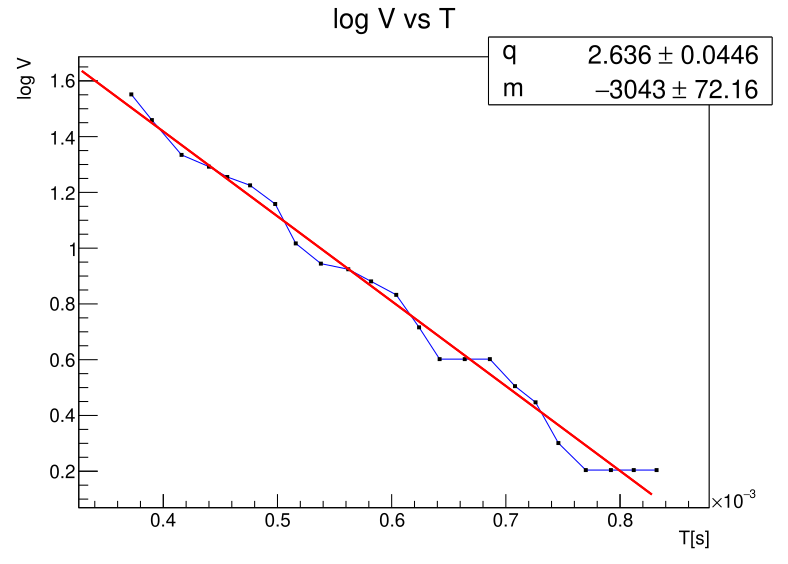

Source code (Python):
import ROOT
from ROOT import TLine
from array import array
import numpy as np
import pandas as pd

df = pd.read_excel("Esperienza_5.xlsx", sheet_name="Dati_1") #legge il file excel
df = df.dropna(subset=["T", "LOG (V)"]) #controlla solo le colonne V e I. Se una di queste contiene un valore mancante, elimina quella riga


t = array('d', df["T"].to_numpy(dtype=float))
V = array('d', df["LOG (V)"].to_numpy(dtype=float)) #df è il dataframe, "V" è il nome della colonna da leggere 


et = array('d', [0.0]*len(V))
eV = array('d', [0.0]*len(t))



c = ROOT.TCanvas("c", "V vs T", 800, 600)

g=ROOT.TGraphErrors(len(V), t, V, et, eV)

g.SetTitle("log V vs T; T[s]; log V") 
g.SetMarkerStyle(21) 
g.SetMarkerColor(ROOT.kBlack) 
g.SetLineColor(ROOT.kBlue)
g.SetMarkerSize(0.5)
g.SetLineWidth(1) 
g.Draw("APL")

gfit = ROOT.TF1("gfit", "pol1", 0, max(t))
gfit.SetParName(0, "q")
gfit.SetParName(1, "m")
gfit.SetLineColor(ROOT.kRed)
gfit.Draw("same")
fit_result = g.Fit(gfit, "S+", "", 0, max(t))
ROOT.gStyle.SetOptFit(11) 

m=gfit.GetParameter(1)
q=gfit.GetParameter(0)
em=gfit.GetParError(1)
eq=gfit.GetParError(0)

Γ= -2*m
eΓ= 2*em

R=216


L=(R/Γ)*1000
eL=(R/(Γ**2))*eΓ*1000

real_L=42
percentual_error= (abs(L - real_L)/real_L)*100

print(" il valore dell'induttanza è:")
print(f"L = ({L:.3f} ± {eL:.3f}) mH")
print(f"L'errore è del: {percentual_error:.2f} %")


c.Modified() 
c.Update()
c.Draw()

c.SaveAs("semilog_1.pdf") 
input("Premi Invio per chiudere...") 
